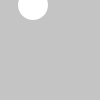
Frame 1 (no input)
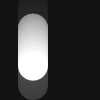
Frame 60 (the mouse pressed at the canvas centre just before this capture)
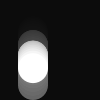
Frame 120 (the mouse held since frame 60 and released just before this capture)

The Processing sketch that drew these frames (run headless with seeded random() and noise(); from frame 60 on, the mouse is pressed at the canvas centre):

// Processing sketch: Example50_04
// ── Example50_04.pde
float x = 33.0;
float y = 5.0;
float radius = 15.0;
float velocity = 0.0;
float friction = 0.99;
float acceleration = 0.3;

void setup() {
  size(100, 100);
  smooth();
  noStroke();
  ellipseMode(RADIUS);
}

void draw() {
  fill(0, 10);
  rect(0, 0, width, height);
  fill(255);
  ellipse(x, y, radius, radius);
  //velocity increase each frame
  velocity += acceleration;
  //distance traveled decrease each frame
  velocity *= friction;
  y += velocity;
  if (y > height - radius) {
    y = height - radius;
    velocity = -velocity;
  }
}
